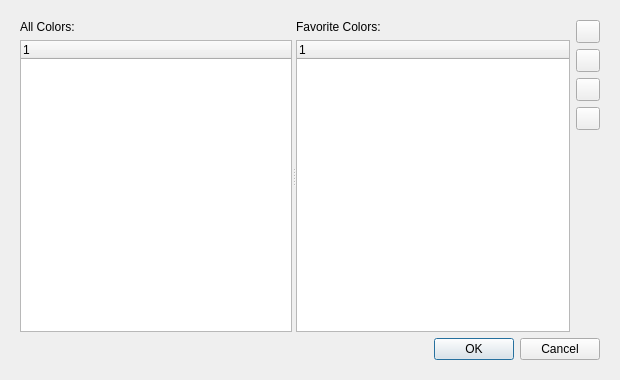
<?xml version="1.0" encoding="UTF-8"?>
<ui version="4.0">
 <class>ColorDialog</class>
 <widget class="QDialog" name="ColorDialog">
  <property name="geometry">
   <rect>
    <x>0</x>
    <y>0</y>
    <width>620</width>
    <height>380</height>
   </rect>
  </property>
  <property name="windowTitle">
   <string>Color Selection</string>
  </property>
  <layout class="QVBoxLayout" name="verticalLayout_4">
   <property name="margin">
    <number>20</number>
   </property>
   <item>
    <widget class="QSplitter" name="splitter">
     <property name="orientation">
      <enum>Qt::Horizontal</enum>
     </property>
     <widget class="QWidget" name="layoutWidget">
      <layout class="QVBoxLayout" name="verticalLayout_2">
       <item>
        <widget class="QLabel" name="label">
         <property name="text">
          <string>All Colors:</string>
         </property>
        </widget>
       </item>
       <item>
        <widget class="QTreeWidget" name="listColors">
         <property name="rootIsDecorated">
          <bool>false</bool>
         </property>
         <column>
          <property name="text">
           <string notr="true">1</string>
          </property>
         </column>
        </widget>
       </item>
      </layout>
     </widget>
     <widget class="QWidget" name="layoutWidget">
      <layout class="QHBoxLayout" name="horizontalLayout">
       <item>
        <layout class="QVBoxLayout" name="verticalLayout_3">
         <item>
          <widget class="QLabel" name="label_2">
           <property name="text">
            <string>Favorite Colors:</string>
           </property>
          </widget>
         </item>
         <item>
          <widget class="QTreeWidget" name="listFavorites">
           <property name="rootIsDecorated">
            <bool>false</bool>
           </property>
           <column>
            <property name="text">
             <string notr="true">1</string>
            </property>
           </column>
          </widget>
         </item>
        </layout>
       </item>
       <item>
        <layout class="QVBoxLayout" name="verticalLayout">
         <item>
          <widget class="QToolButton" name="buttonAdd">
           <property name="text">
            <string/>
           </property>
          </widget>
         </item>
         <item>
          <widget class="QToolButton" name="buttonRemove">
           <property name="text">
            <string/>
           </property>
          </widget>
         </item>
         <item>
          <widget class="QToolButton" name="buttonMoveUp">
           <property name="text">
            <string/>
           </property>
          </widget>
         </item>
         <item>
          <widget class="QToolButton" name="buttonMoveDown">
           <property name="text">
            <string/>
           </property>
          </widget>
         </item>
         <item>
          <spacer name="verticalSpacer">
           <property name="orientation">
            <enum>Qt::Vertical</enum>
           </property>
           <property name="sizeHint" stdset="0">
            <size>
             <width>20</width>
             <height>40</height>
            </size>
           </property>
          </spacer>
         </item>
        </layout>
       </item>
      </layout>
     </widget>
    </widget>
   </item>
   <item>
    <widget class="QDialogButtonBox" name="buttonBox">
     <property name="orientation">
      <enum>Qt::Horizontal</enum>
     </property>
     <property name="standardButtons">
      <set>QDialogButtonBox::Cancel|QDialogButtonBox::Ok</set>
     </property>
    </widget>
   </item>
  </layout>
 </widget>
 <resources/>
 <connections>
  <connection>
   <sender>buttonBox</sender>
   <signal>rejected()</signal>
   <receiver>ColorDialog</receiver>
   <slot>reject()</slot>
   <hints>
    <hint type="sourcelabel">
     <x>316</x>
     <y>260</y>
    </hint>
    <hint type="destinationlabel">
     <x>286</x>
     <y>274</y>
    </hint>
   </hints>
  </connection>
 </connections>
</ui>
